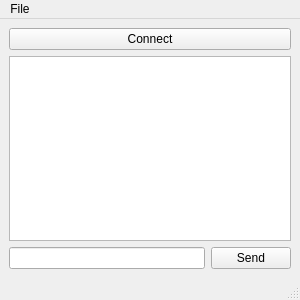
<?xml version="1.0" encoding="UTF-8"?>
<ui version="4.0">
 <class>TalkWindow</class>
 <widget class="QMainWindow" name="TalkWindow">
  <property name="geometry">
   <rect>
    <x>0</x>
    <y>0</y>
    <width>300</width>
    <height>300</height>
   </rect>
  </property>
  <property name="windowTitle">
   <string>MainWindow</string>
  </property>
  <widget class="QWidget" name="centralwidget">
   <layout class="QHBoxLayout" name="horizontalLayout_2">
    <item>
     <layout class="QVBoxLayout" name="verticalLayout">
      <item>
       <widget class="QPushButton" name="connectButton">
        <property name="text">
         <string>Connect</string>
        </property>
       </widget>
      </item>
      <item>
       <widget class="QTextEdit" name="talkMain"/>
      </item>
      <item>
       <layout class="QHBoxLayout" name="horizontalLayout">
        <item>
         <widget class="QLineEdit" name="messageEdit"/>
        </item>
        <item>
         <widget class="QPushButton" name="sendButton">
          <property name="text">
           <string>Send</string>
          </property>
         </widget>
        </item>
       </layout>
      </item>
     </layout>
    </item>
   </layout>
  </widget>
  <widget class="QMenuBar" name="menubar">
   <property name="geometry">
    <rect>
     <x>0</x>
     <y>0</y>
     <width>300</width>
     <height>19</height>
    </rect>
   </property>
   <property name="defaultUp">
    <bool>true</bool>
   </property>
   <widget class="QMenu" name="menuFile">
    <property name="title">
     <string>File</string>
    </property>
    <addaction name="actionExit"/>
   </widget>
   <addaction name="menuFile"/>
  </widget>
  <widget class="QStatusBar" name="statusbar"/>
  <action name="actionExit">
   <property name="text">
    <string>Exit</string>
   </property>
  </action>
 </widget>
 <resources/>
 <connections>
  <connection>
   <sender>actionExit</sender>
   <signal>activated()</signal>
   <receiver>TalkWindow</receiver>
   <slot>close()</slot>
   <hints>
    <hint type="sourcelabel">
     <x>-1</x>
     <y>-1</y>
    </hint>
    <hint type="destinationlabel">
     <x>149</x>
     <y>149</y>
    </hint>
   </hints>
  </connection>
 </connections>
</ui>
